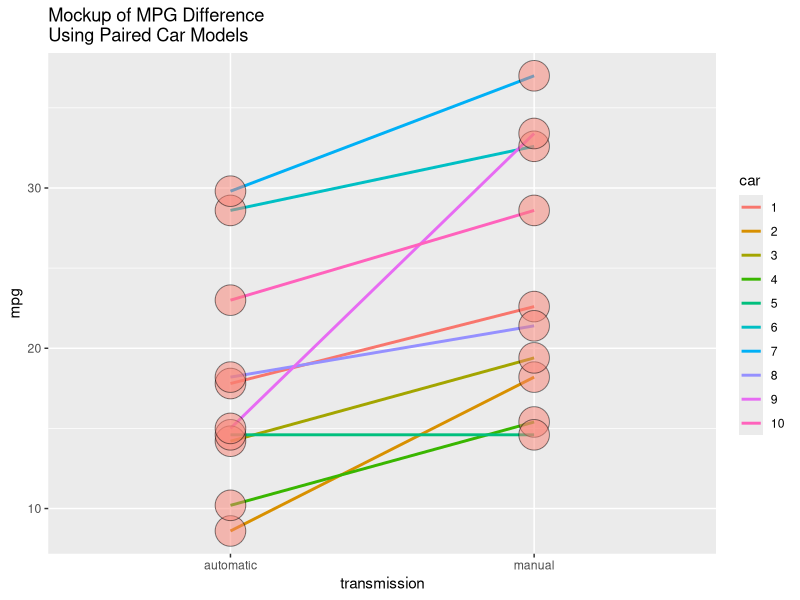

Write the R code that produced this figure.
## ---- chunk 1
# Make mockup of MPG data
data(sleep)
str(sleep)
mpg <- sleep$extra
am  <- as.integer(sleep$group)
car <- as.integer(sleep$ID)
mock <- as.data.frame(cbind(mpg, am, car))
str(mock)
mock$mpg <- 15 + (mock$mpg * 4)
mock$am  <- factor(mock$am, labels = c("automatic", "manual") )
mock$car <- factor(mock$car)

## ---- chunk 2
library(ggplot2)
g <- ggplot(mock, aes(x = am, y = mpg, group = factor(car)))
g <- g + geom_line(size = 1, aes(colour = car)) + 
     geom_point(size =10, pch = 21, 
               fill = "salmon", alpha = .5)
g + labs(x = "transmission", title = "Mockup of MPG Difference \nUsing Paired Car Models")
